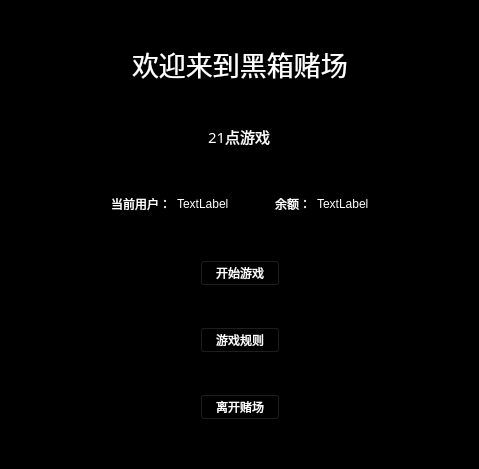
<?xml version="1.0" encoding="UTF-8"?>
<ui version="4.0">
 <class>Game</class>
 <widget class="QMainWindow" name="Game">
  <property name="geometry">
   <rect>
    <x>0</x>
    <y>0</y>
    <width>479</width>
    <height>469</height>
   </rect>
  </property>
  <property name="windowTitle">
   <string>开始</string>
  </property>
  <property name="styleSheet">
   <string notr="true">background-color: rgb(0, 0, 0);
</string>
  </property>
  <widget class="QWidget" name="centralwidget">
   <layout class="QGridLayout" name="gridLayout">
    <item row="0" column="0">
     <layout class="QVBoxLayout" name="verticalLayout">
      <item>
       <spacer name="verticalSpacer">
        <property name="orientation">
         <enum>Qt::Vertical</enum>
        </property>
        <property name="sizeHint" stdset="0">
         <size>
          <width>20</width>
          <height>28</height>
         </size>
        </property>
       </spacer>
      </item>
      <item>
       <layout class="QHBoxLayout" name="horizontalLayout_5">
        <item>
         <spacer name="horizontalSpacer_2">
          <property name="orientation">
           <enum>Qt::Horizontal</enum>
          </property>
          <property name="sizeHint" stdset="0">
           <size>
            <width>40</width>
            <height>20</height>
           </size>
          </property>
         </spacer>
        </item>
        <item>
         <spacer name="horizontalSpacer_3">
          <property name="orientation">
           <enum>Qt::Horizontal</enum>
          </property>
          <property name="sizeHint" stdset="0">
           <size>
            <width>40</width>
            <height>20</height>
           </size>
          </property>
         </spacer>
        </item>
        <item>
         <widget class="QLabel" name="text">
          <property name="font">
           <font>
            <family>宋体</family>
            <pointsize>20</pointsize>
           </font>
          </property>
          <property name="text">
           <string>&lt;html&gt;&lt;head/&gt;&lt;body&gt;&lt;p&gt;&lt;span style=&quot; color:#ffffff;&quot;&gt;欢迎来到黑箱赌场&lt;/span&gt;&lt;/p&gt;&lt;/body&gt;&lt;/html&gt;</string>
          </property>
         </widget>
        </item>
        <item>
         <spacer name="horizontalSpacer_4">
          <property name="orientation">
           <enum>Qt::Horizontal</enum>
          </property>
          <property name="sizeHint" stdset="0">
           <size>
            <width>40</width>
            <height>20</height>
           </size>
          </property>
         </spacer>
        </item>
        <item>
         <spacer name="horizontalSpacer_5">
          <property name="orientation">
           <enum>Qt::Horizontal</enum>
          </property>
          <property name="sizeHint" stdset="0">
           <size>
            <width>40</width>
            <height>20</height>
           </size>
          </property>
         </spacer>
        </item>
       </layout>
      </item>
      <item>
       <spacer name="verticalSpacer_3">
        <property name="orientation">
         <enum>Qt::Vertical</enum>
        </property>
        <property name="sizeHint" stdset="0">
         <size>
          <width>20</width>
          <height>18</height>
         </size>
        </property>
       </spacer>
      </item>
      <item>
       <layout class="QHBoxLayout" name="horizontalLayout_6">
        <item>
         <spacer name="horizontalSpacer_10">
          <property name="orientation">
           <enum>Qt::Horizontal</enum>
          </property>
          <property name="sizeHint" stdset="0">
           <size>
            <width>40</width>
            <height>20</height>
           </size>
          </property>
         </spacer>
        </item>
        <item>
         <widget class="QLabel" name="label">
          <property name="font">
           <font>
            <family>宋体</family>
            <pointsize>11</pointsize>
           </font>
          </property>
          <property name="text">
           <string>&lt;html&gt;&lt;head/&gt;&lt;body&gt;&lt;p&gt;&lt;span style=&quot; color:#ffffff;&quot;&gt;21点游戏&lt;/span&gt;&lt;/p&gt;&lt;/body&gt;&lt;/html&gt;</string>
          </property>
         </widget>
        </item>
        <item>
         <spacer name="horizontalSpacer_11">
          <property name="orientation">
           <enum>Qt::Horizontal</enum>
          </property>
          <property name="sizeHint" stdset="0">
           <size>
            <width>40</width>
            <height>20</height>
           </size>
          </property>
         </spacer>
        </item>
       </layout>
      </item>
      <item>
       <spacer name="verticalSpacer_4">
        <property name="orientation">
         <enum>Qt::Vertical</enum>
        </property>
        <property name="sizeHint" stdset="0">
         <size>
          <width>20</width>
          <height>40</height>
         </size>
        </property>
       </spacer>
      </item>
      <item>
       <layout class="QHBoxLayout" name="horizontalLayout_4">
        <item>
         <spacer name="horizontalSpacer_6">
          <property name="orientation">
           <enum>Qt::Horizontal</enum>
          </property>
          <property name="sizeHint" stdset="0">
           <size>
            <width>40</width>
            <height>20</height>
           </size>
          </property>
         </spacer>
        </item>
        <item>
         <spacer name="horizontalSpacer_7">
          <property name="orientation">
           <enum>Qt::Horizontal</enum>
          </property>
          <property name="sizeHint" stdset="0">
           <size>
            <width>40</width>
            <height>20</height>
           </size>
          </property>
         </spacer>
        </item>
        <item>
         <layout class="QHBoxLayout" name="horizontalLayout_3">
          <item>
           <layout class="QHBoxLayout" name="horizontalLayout">
            <item>
             <widget class="QLabel" name="label_2">
              <property name="text">
               <string>&lt;html&gt;&lt;head/&gt;&lt;body&gt;&lt;p&gt;&lt;span style=&quot; color:#ffffff;&quot;&gt;当前用户：&lt;/span&gt;&lt;/p&gt;&lt;/body&gt;&lt;/html&gt;</string>
              </property>
             </widget>
            </item>
            <item>
             <widget class="QLabel" name="label_username">
              <property name="styleSheet">
               <string notr="true">color: rgb(255, 255, 255);</string>
              </property>
              <property name="text">
               <string>&lt;html&gt;&lt;head/&gt;&lt;body&gt;&lt;p&gt;&lt;span style=&quot; color:#ffffff;&quot;&gt;TextLabel&lt;/span&gt;&lt;/p&gt;&lt;/body&gt;&lt;/html&gt;</string>
              </property>
             </widget>
            </item>
           </layout>
          </item>
          <item>
           <spacer name="horizontalSpacer">
            <property name="orientation">
             <enum>Qt::Horizontal</enum>
            </property>
            <property name="sizeHint" stdset="0">
             <size>
              <width>40</width>
              <height>20</height>
             </size>
            </property>
           </spacer>
          </item>
          <item>
           <layout class="QHBoxLayout" name="horizontalLayout_2">
            <item>
             <widget class="QLabel" name="label_4">
              <property name="text">
               <string>&lt;html&gt;&lt;head/&gt;&lt;body&gt;&lt;p&gt;&lt;span style=&quot; color:#ffffff;&quot;&gt;余额：&lt;/span&gt;&lt;/p&gt;&lt;/body&gt;&lt;/html&gt;</string>
              </property>
             </widget>
            </item>
            <item>
             <widget class="QLabel" name="label_credits">
              <property name="styleSheet">
               <string notr="true">color: rgb(255, 255, 255);</string>
              </property>
              <property name="text">
               <string>&lt;html&gt;&lt;head/&gt;&lt;body&gt;&lt;p&gt;&lt;span style=&quot; color:#ffffff;&quot;&gt;TextLabel&lt;/span&gt;&lt;/p&gt;&lt;/body&gt;&lt;/html&gt;</string>
              </property>
             </widget>
            </item>
           </layout>
          </item>
         </layout>
        </item>
        <item>
         <spacer name="horizontalSpacer_8">
          <property name="orientation">
           <enum>Qt::Horizontal</enum>
          </property>
          <property name="sizeHint" stdset="0">
           <size>
            <width>40</width>
            <height>20</height>
           </size>
          </property>
         </spacer>
        </item>
        <item>
         <spacer name="horizontalSpacer_9">
          <property name="orientation">
           <enum>Qt::Horizontal</enum>
          </property>
          <property name="sizeHint" stdset="0">
           <size>
            <width>40</width>
            <height>20</height>
           </size>
          </property>
         </spacer>
        </item>
       </layout>
      </item>
      <item>
       <spacer name="verticalSpacer_5">
        <property name="orientation">
         <enum>Qt::Vertical</enum>
        </property>
        <property name="sizeHint" stdset="0">
         <size>
          <width>20</width>
          <height>40</height>
         </size>
        </property>
       </spacer>
      </item>
      <item>
       <layout class="QHBoxLayout" name="horizontalLayout_9">
        <item>
         <spacer name="horizontalSpacer_12">
          <property name="orientation">
           <enum>Qt::Horizontal</enum>
          </property>
          <property name="sizeHint" stdset="0">
           <size>
            <width>40</width>
            <height>20</height>
           </size>
          </property>
         </spacer>
        </item>
        <item>
         <spacer name="horizontalSpacer_13">
          <property name="orientation">
           <enum>Qt::Horizontal</enum>
          </property>
          <property name="sizeHint" stdset="0">
           <size>
            <width>40</width>
            <height>20</height>
           </size>
          </property>
         </spacer>
        </item>
        <item>
         <widget class="QPushButton" name="pushButton_begin">
          <property name="cursor">
           <cursorShape>CrossCursor</cursorShape>
          </property>
          <property name="styleSheet">
           <string notr="true">color: rgb(255, 255, 255);</string>
          </property>
          <property name="text">
           <string>开始游戏</string>
          </property>
         </widget>
        </item>
        <item>
         <spacer name="horizontalSpacer_14">
          <property name="orientation">
           <enum>Qt::Horizontal</enum>
          </property>
          <property name="sizeHint" stdset="0">
           <size>
            <width>40</width>
            <height>20</height>
           </size>
          </property>
         </spacer>
        </item>
        <item>
         <spacer name="horizontalSpacer_15">
          <property name="orientation">
           <enum>Qt::Horizontal</enum>
          </property>
          <property name="sizeHint" stdset="0">
           <size>
            <width>40</width>
            <height>20</height>
           </size>
          </property>
         </spacer>
        </item>
       </layout>
      </item>
      <item>
       <spacer name="verticalSpacer_6">
        <property name="orientation">
         <enum>Qt::Vertical</enum>
        </property>
        <property name="sizeHint" stdset="0">
         <size>
          <width>20</width>
          <height>18</height>
         </size>
        </property>
       </spacer>
      </item>
      <item>
       <layout class="QHBoxLayout" name="horizontalLayout_8">
        <item>
         <spacer name="horizontalSpacer_17">
          <property name="orientation">
           <enum>Qt::Horizontal</enum>
          </property>
          <property name="sizeHint" stdset="0">
           <size>
            <width>40</width>
            <height>20</height>
           </size>
          </property>
         </spacer>
        </item>
        <item>
         <spacer name="horizontalSpacer_16">
          <property name="orientation">
           <enum>Qt::Horizontal</enum>
          </property>
          <property name="sizeHint" stdset="0">
           <size>
            <width>40</width>
            <height>20</height>
           </size>
          </property>
         </spacer>
        </item>
        <item>
         <widget class="QPushButton" name="pushButton_rule">
          <property name="cursor">
           <cursorShape>PointingHandCursor</cursorShape>
          </property>
          <property name="styleSheet">
           <string notr="true">color: rgb(255, 255, 255);</string>
          </property>
          <property name="text">
           <string>游戏规则</string>
          </property>
         </widget>
        </item>
        <item>
         <spacer name="horizontalSpacer_18">
          <property name="orientation">
           <enum>Qt::Horizontal</enum>
          </property>
          <property name="sizeHint" stdset="0">
           <size>
            <width>40</width>
            <height>20</height>
           </size>
          </property>
         </spacer>
        </item>
        <item>
         <spacer name="horizontalSpacer_19">
          <property name="orientation">
           <enum>Qt::Horizontal</enum>
          </property>
          <property name="sizeHint" stdset="0">
           <size>
            <width>40</width>
            <height>20</height>
           </size>
          </property>
         </spacer>
        </item>
       </layout>
      </item>
      <item>
       <spacer name="verticalSpacer_7">
        <property name="orientation">
         <enum>Qt::Vertical</enum>
        </property>
        <property name="sizeHint" stdset="0">
         <size>
          <width>20</width>
          <height>18</height>
         </size>
        </property>
       </spacer>
      </item>
      <item>
       <layout class="QHBoxLayout" name="horizontalLayout_7">
        <item>
         <spacer name="horizontalSpacer_21">
          <property name="orientation">
           <enum>Qt::Horizontal</enum>
          </property>
          <property name="sizeHint" stdset="0">
           <size>
            <width>40</width>
            <height>20</height>
           </size>
          </property>
         </spacer>
        </item>
        <item>
         <spacer name="horizontalSpacer_20">
          <property name="orientation">
           <enum>Qt::Horizontal</enum>
          </property>
          <property name="sizeHint" stdset="0">
           <size>
            <width>40</width>
            <height>20</height>
           </size>
          </property>
         </spacer>
        </item>
        <item>
         <widget class="QPushButton" name="pushButton_exit">
          <property name="cursor">
           <cursorShape>PointingHandCursor</cursorShape>
          </property>
          <property name="styleSheet">
           <string notr="true">color: rgb(255, 255, 255);</string>
          </property>
          <property name="text">
           <string>离开赌场</string>
          </property>
         </widget>
        </item>
        <item>
         <spacer name="horizontalSpacer_22">
          <property name="orientation">
           <enum>Qt::Horizontal</enum>
          </property>
          <property name="sizeHint" stdset="0">
           <size>
            <width>40</width>
            <height>20</height>
           </size>
          </property>
         </spacer>
        </item>
        <item>
         <spacer name="horizontalSpacer_23">
          <property name="orientation">
           <enum>Qt::Horizontal</enum>
          </property>
          <property name="sizeHint" stdset="0">
           <size>
            <width>40</width>
            <height>20</height>
           </size>
          </property>
         </spacer>
        </item>
       </layout>
      </item>
      <item>
       <spacer name="verticalSpacer_2">
        <property name="orientation">
         <enum>Qt::Vertical</enum>
        </property>
        <property name="sizeHint" stdset="0">
         <size>
          <width>20</width>
          <height>40</height>
         </size>
        </property>
       </spacer>
      </item>
     </layout>
    </item>
   </layout>
  </widget>
 </widget>
 <resources/>
 <connections>
  <connection>
   <sender>pushButton_exit</sender>
   <signal>clicked()</signal>
   <receiver>Game</receiver>
   <slot>close()</slot>
   <hints>
    <hint type="sourcelabel">
     <x>262</x>
     <y>406</y>
    </hint>
    <hint type="destinationlabel">
     <x>351</x>
     <y>451</y>
    </hint>
   </hints>
  </connection>
 </connections>
</ui>
